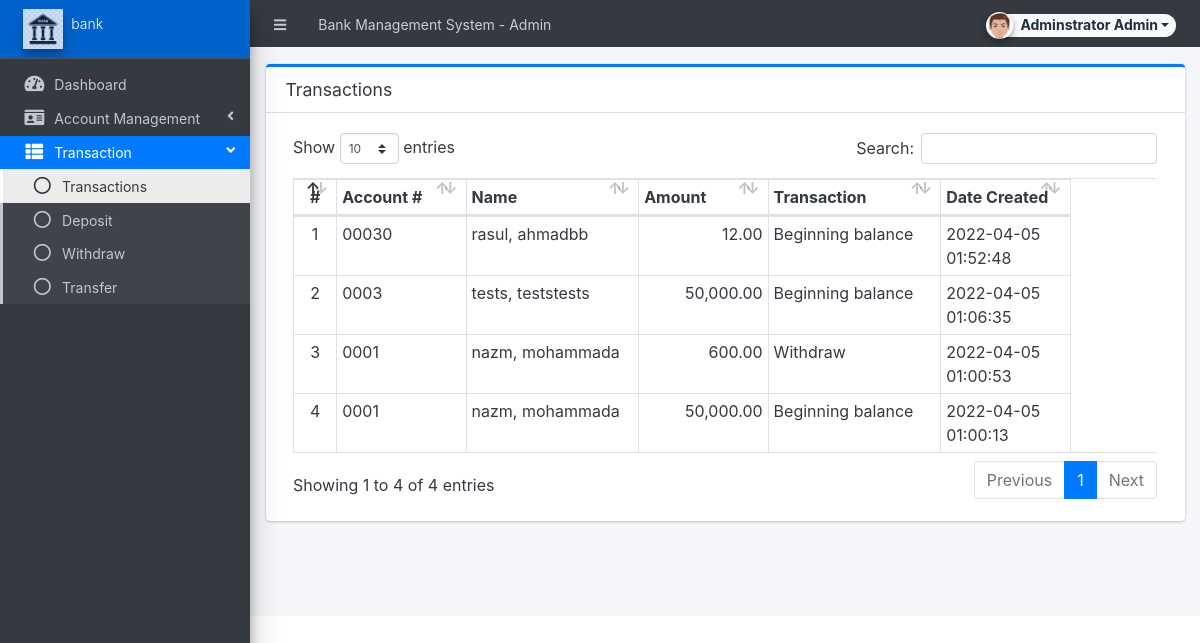
Screenshot of /admin/?page=transaction (signed in) with the database file from the repository.
### tables this page shows
CREATE TABLE `transactions` (
  `id` int(30) NOT NULL,
  `account_id` int(30) NOT NULL,
  `type` tinyint(4) NOT NULL COMMENT '1=Cash in, 2= Withdraw, 3=transfer',
  `amount` float NOT NULL,
  `remarks` text DEFAULT NULL,
  `date_created` datetime NOT NULL DEFAULT current_timestamp()
);

CREATE TABLE `accounts` (
  `id` int(30) NOT NULL,
  `account_number` varchar(50) NOT NULL,
  `pin` text NOT NULL,
  `firstname` varchar(250) NOT NULL,
  `lastname` varchar(250) NOT NULL,
  `middlename` varchar(250) NOT NULL,
  `email` text NOT NULL,
  `password` text NOT NULL,
  `generated_password` text NOT NULL,
  `balance` float NOT NULL,
  `date_created` datetime NOT NULL DEFAULT current_timestamp(),
  `date_updated` datetime DEFAULT NULL ON UPDATE current_timestamp()
);

### admin/transaction/index.php (the view, shortened to what this page needs)
<div class="card card-outline card-primary">
	<div class="card-header">
		<h3 class="card-title">Transactions</h3>
	</div>
	<div class="card-body">
        <div class="container-fluid">
			<table class="table table-bordered table-stripped" id="indi-list">
				<colgroup>
					<col width="5%">
					<col width="15%">
					<col width="20%">
					<col width="15%">
					<col width="20%">
					<col width="15%">
					<col width="10%">
				</colgroup>
				<thead>
					<tr>
						<th class="text-center">#</th>
						<th>Account #</th>
						<th>Name</th>
						<th>Amount</th>
						<th>Transaction</th>
						<th>Date Created</th>
					</tr>
				</thead>
				<tbody>
					<?php
					$i = 1;
						$qry = $conn->query("SELECT t.*,concat(a.lastname,', ',a.firstname, a.middlename) as `name`,a.account_number from `transactions` t inner join `accounts` a on a.id = t.account_id order by unix_timestamp(t.date_created) desc ");
						while($row = $qry->fetch_assoc()):
					?>
						<tr>
							<td class="text-center"><?php echo $i++; ?></td>
							<td><?php echo $row['account_number'] ?></td>
							<td><?php echo $row['name'] ?></td>
							<td class='text-right'><?php echo number_format($row['amount'],2) ?></td>
							<td><?php echo $row['remarks'] ?></td>
							<td><?php echo $row['date_created'] ?></td>
						</tr>
					<?php endwhile; ?>
				</tbody>
			</table>
		</div>
	</div>
</div>

### rows the page displays
transactions: account.account_number "00030", name "rasul, ahmadbb", amount "12.00", remarks "Beginning balance", date_created "2022-04-05 01:52:48"
transactions: account.account_number "0003", name "tests, teststests", amount "50,000.00", remarks "Beginning balance", date_created "2022-04-05 01:06:35"
transactions: account.account_number "0001", name "nazm, mohammada", amount "600.00", remarks "Withdraw", date_created "2022-04-05 01:00:53"
transactions: account.account_number "0001", name "nazm, mohammada", amount "50,000.00", remarks "Beginning balance", date_created "2022-04-05 01:00:13"

### other values shown
$_settings->info('name') "Bank Management System"
$_settings->userdata('firstname').' '.$_settings->userdata('lastname') "Adminstrator Admin"
$_settings->info('short_name') "bank"
